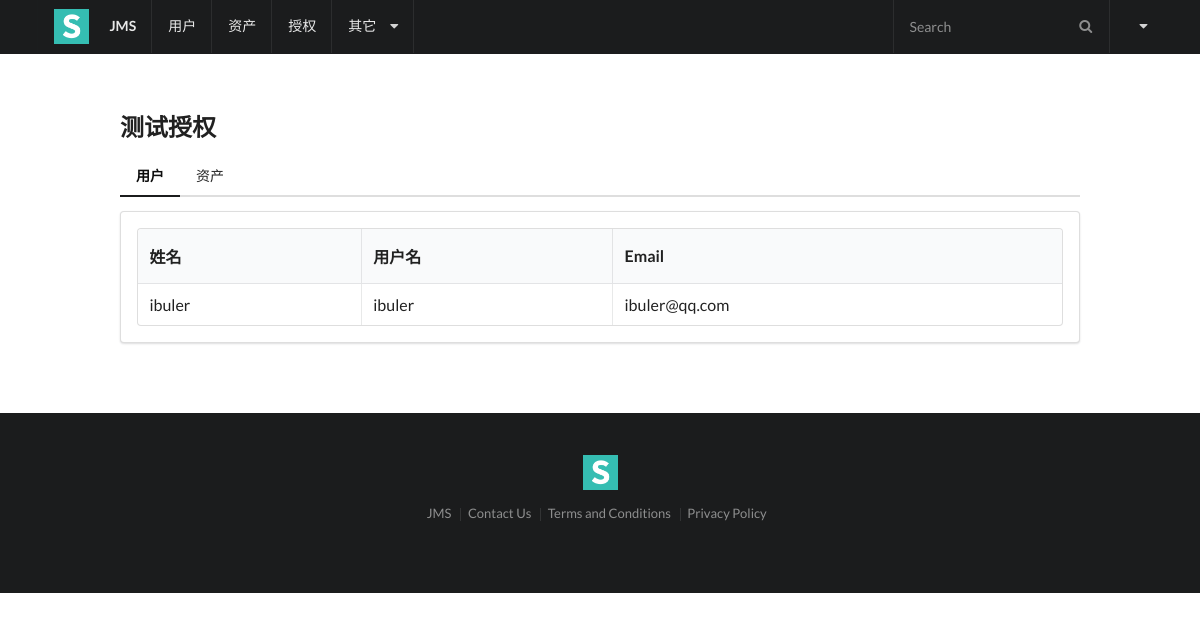
/perms/8/, run on the app's committed database.
### perms/models.py (models this page shows, shortened)
class Perm(models.Model):
    name = models.CharField(max_length=64, verbose_name="名称")
    user = models.ManyToManyField(settings.AUTH_USER_MODEL, verbose_name='用户')
    asset = models.ManyToManyField(Asset, verbose_name='资产')
    comment = models.CharField(max_length=128, blank=True, null=True)
    date_add = models.DateTimeField(auto_now_add=True)

### users/models.py (models this page shows, shortened)
class User(AbstractUser):
    name = models.CharField(max_length=32, help_text="这是一个名字")
    wechat = models.CharField(max_length=128)

### perms/views.py (the view)
# urls.py: url(r'^(?P<pk>[0-9]+)/$', views.PermDetailView.as_view(), name='detail'),
class PermDetailView(DetailView):
    model = Perm
    template_name = "perms/detail.html"

### perms/templates/perms/detail.html (shortened to what this page needs)
{% extends 'base.html' %}
{% load mytags %}
{% block content %}
    <h2>{{ object.name }}</h2>
    <div class="ui pointing secondary menu">
        <a class="item active" data-tab="first">用户</a>
        <a class="item" data-tab="second">资产</a>
    </div>
    <div class="ui tab segment active" data-tab="first">
        <table class="ui celled table">
            <thead>
            <tr>
                <th>姓名</th>
                <th>用户名</th>
                <th>Email</th>
            </tr>
            </thead>
            <tbody>
            {% for u in object.user.all %}
            <tr>
                <td>{{ u.name }}</td>
                <td>{{ u.username }}</td>
                <td>{{ u.email }}</td>
            </tr>
            {% endfor %}
            </tbody>
        </table>
    </div>
{% endblock %}

### data on the page
Perm: name "测试授权"
User: name "ibuler", username "ibuler", email "ibuler@qq.com"
